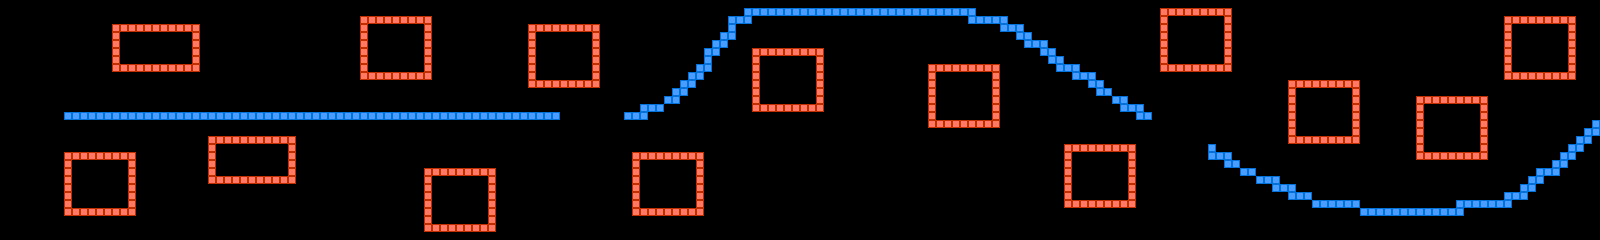

Below is a game level as drawn by its tile map, then a one-line description and the .tmx that defines it (tile-layer data replaced by summaries):
An orthogonal 200x30 tile map with 8x8 px tiles, 1 tile layer (layer).

<map version="1.0" orientation="orthogonal" width="200" height="30" tilewidth="8" tileheight="8">
 <tileset firstgid="1" name="chip" tilewidth="8" tileheight="8">
  <image source="chip.png" width="128" height="128" />
 </tileset>
 <layer name="layer" width="200" height="30">
  <properties>
   <property name="object" value="true" />
  </properties>
  <data>[6000 cells, 636 non-empty, 2 distinct tile ids]</data>
 </layer>
</map>
